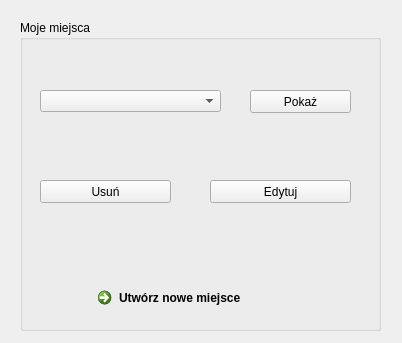
<?xml version="1.0" encoding="UTF-8"?>
<ui version="4.0">
 <class>zarzadzaj_miejscami</class>
 <widget class="QDialog" name="zarzadzaj_miejscami">
  <property name="geometry">
   <rect>
    <x>0</x>
    <y>0</y>
    <width>402</width>
    <height>343</height>
   </rect>
  </property>
  <property name="windowTitle">
   <string>Dialog</string>
  </property>
  <widget class="QGroupBox" name="groupBox">
   <property name="geometry">
    <rect>
     <x>20</x>
     <y>20</y>
     <width>361</width>
     <height>311</height>
    </rect>
   </property>
   <property name="title">
    <string>Moje miejsca</string>
   </property>
   <widget class="QCommandLinkButton" name="commandLinkButton">
    <property name="geometry">
     <rect>
      <x>70</x>
      <y>260</y>
      <width>229</width>
      <height>31</height>
     </rect>
    </property>
    <property name="text">
     <string>Utwórz nowe miejsce</string>
    </property>
   </widget>
   <widget class="QComboBox" name="comboBox">
    <property name="geometry">
     <rect>
      <x>20</x>
      <y>70</y>
      <width>181</width>
      <height>22</height>
     </rect>
    </property>
   </widget>
   <widget class="QPushButton" name="pushButton">
    <property name="geometry">
     <rect>
      <x>230</x>
      <y>70</y>
      <width>101</width>
      <height>23</height>
     </rect>
    </property>
    <property name="text">
     <string>Pokaż</string>
    </property>
   </widget>
   <widget class="QPushButton" name="pushButton_2">
    <property name="geometry">
     <rect>
      <x>20</x>
      <y>160</y>
      <width>131</width>
      <height>23</height>
     </rect>
    </property>
    <property name="text">
     <string>Usuń</string>
    </property>
   </widget>
   <widget class="QPushButton" name="pushButton_3">
    <property name="geometry">
     <rect>
      <x>190</x>
      <y>160</y>
      <width>141</width>
      <height>23</height>
     </rect>
    </property>
    <property name="text">
     <string>Edytuj</string>
    </property>
   </widget>
  </widget>
  <widget class="QWidget" name="layoutWidget">
   <property name="geometry">
    <rect>
     <x>10</x>
     <y>10</y>
     <width>2</width>
     <height>2</height>
    </rect>
   </property>
   <layout class="QVBoxLayout" name="verticalLayout_3"/>
  </widget>
  <widget class="QWidget" name="layoutWidget_2">
   <property name="geometry">
    <rect>
     <x>10</x>
     <y>10</y>
     <width>2</width>
     <height>2</height>
    </rect>
   </property>
   <layout class="QVBoxLayout" name="verticalLayout"/>
  </widget>
  <widget class="QWidget" name="layoutWidget_3">
   <property name="geometry">
    <rect>
     <x>10</x>
     <y>10</y>
     <width>2</width>
     <height>2</height>
    </rect>
   </property>
   <layout class="QVBoxLayout" name="verticalLayout_2"/>
  </widget>
 </widget>
 <resources/>
 <connections/>
</ui>
